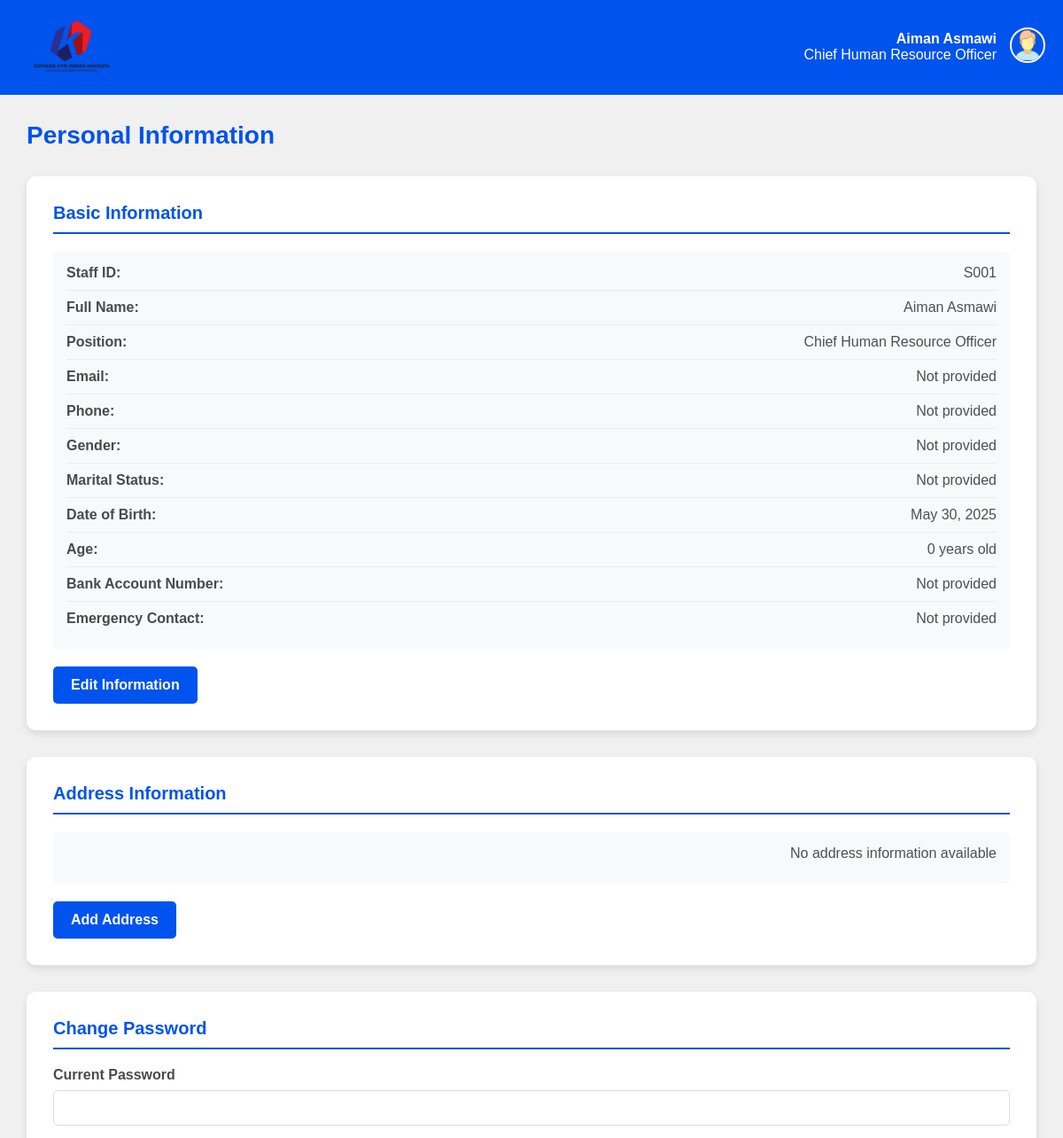
Before: /staff/personal-info/ (signed in, upper part) with the older database file.
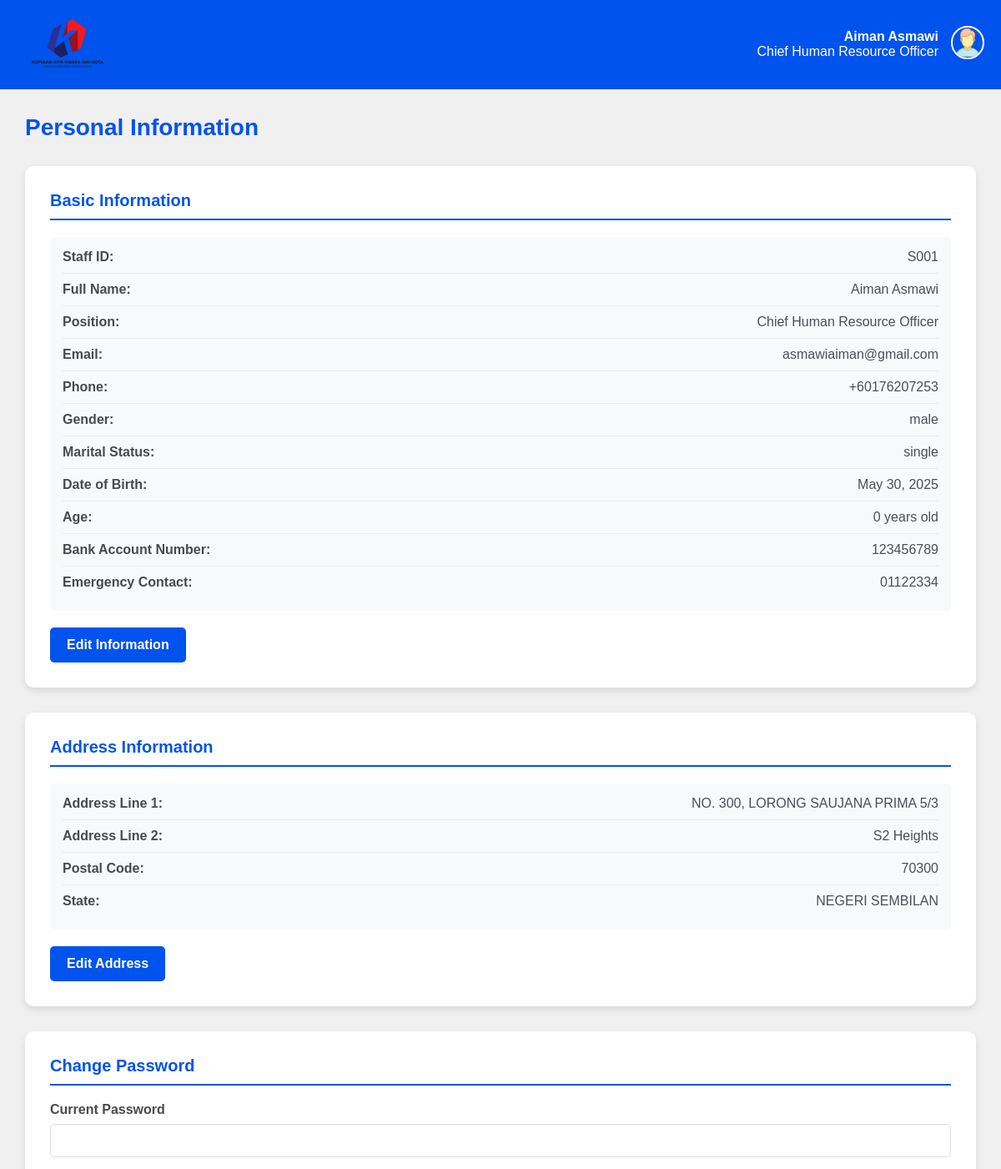
After: the same page with the newer database file.
### HRMS/models.py (models this page shows)
class STAFF(models.Model):
    id = models.TextField(primary_key=True, max_length=12)
    name = models.TextField(default='')
    position = models.TextField(default='')
    phone = models.TextField(default='')
    email = models.EmailField(default='')
    password = models.TextField(default='')
    STATUS = [
        ('',''),
        ('Married','married'),
        ('Single','single'),
    ]
    status = models.TextField(choices=STATUS, default='')
    GENDER = [
        ('',''),
        ('Male', 'male'),
        ('Female', 'female'),
    ]
    gender = models.TextField(choices=GENDER, default='')
    date_of_birth = models.DateField()
    @property
    def age(self):
        today = date.today()
        return today.year - self.date_of_birth.year
    bank_number = models.TextField(default='')
    emergency_contact = models.TextField(default='')

class ADDRESS(models.Model):
    id = models.AutoField(primary_key=True)
    address1 = models.TextField(default='')
    address2 = models.TextField(default='')
    poscode = models.IntegerField(default='')
    state = models.TextField(default='')
    staffid = models.ForeignKey(STAFF, on_delete=models.CASCADE)

### HRMS/views.py (the view, shortened to what this page needs)
# urls.py: path('staff/personal-info/', views.staff_personal_info, name='staff_personal_info'),
def staff_personal_info(request):
    if not request.session.get('user_type') == 'staff':
        request.session.flush()
        messages.error(request, "You do not have permission to view this page. Please login again")
        return redirect('login')
    try:
        staff_id = request.session.get('user_id')
        staff = STAFF.objects.get(id=staff_id)
        try:
            address = ADDRESS.objects.get(staffid=staff)
        except ADDRESS.DoesNotExist:
            address = None
        context = {
            'staff': staff,
            'address': address,
        }
        return render(request, 'staff/personal_info.html', context)
    except Exception as e:
        messages.error(request, f"An error occurred: {str(e)}")
        return redirect('staffmenu')

### HRMS/templates/staff/personal_info.html (shortened to what the changed rows need)
{% load static %}
<!DOCTYPE html>
<html lang="en">
<head>
</head>
<body>
    <header>
        <div class="header-right">
            <div class="user-info">
                <div><strong>{{ staff.name }}</strong></div>
                <div>{{ staff.position }}</div>
            </div>
        </div>
    </header>
    <main>
        <h1>Personal Information</h1>
        <div class="profile-container">
            <h2 class="section-title">Basic Information</h2>
            <div class="view-mode" id="basicInfoView">
                <div class="info-display">
                    <div class="info-row">
                        <span class="info-label">Staff ID:</span>
                        <span class="info-value">{{ staff.id }}</span>
                    </div>
                    <div class="info-row">
                        <span class="info-label">Full Name:</span>
                        <span class="info-value">{{ staff.name|default:"Not provided" }}</span>
                    </div>
                    <div class="info-row">
                        <span class="info-label">Position:</span>
                        <span class="info-value">{{ staff.position|default:"Not provided" }}</span>
                    </div>
                    <div class="info-row">
                        <span class="info-label">Email:</span>
                        <span class="info-value">{{ staff.email|default:"Not provided" }}</span>
                    </div>
                    <div class="info-row">
                        <span class="info-label">Phone:</span>
                        <span class="info-value">{{ staff.phone|default:"Not provided" }}</span>
                    </div>
                    <div class="info-row">
                        <span class="info-label">Gender:</span>
                        <span class="info-value">{{ staff.get_gender_display|default:"Not provided" }}</span>
                    </div>
                    <div class="info-row">
                        <span class="info-label">Marital Status:</span>
                        <span class="info-value">{{ staff.get_status_display|default:"Not provided" }}</span>
                    </div>
                    <div class="info-row">
                        <span class="info-label">Date of Birth:</span>
                        <span class="info-value">{{ staff.date_of_birth|date:"F d, Y"|default:"Not provided" }}</span>
                    </div>
                    <div class="info-row">
                        <span class="info-label">Age:</span>
                        <span class="info-value">{{ staff.age }} years old</span>
                    </div>
                    <div class="info-row">
                        <span class="info-label">Bank Account Number:</span>
                        <span class="info-value">{{ staff.bank_number|default:"Not provided" }}</span>
                    </div>
                    <div class="info-row">
                        <span class="info-label">Emergency Contact:</span>
                        <span class="info-value">{{ staff.emergency_contact|default:"Not provided" }}</span>
                    </div>
                </div>
            </div>
        </div>
        <div class="profile-container">
            <h2 class="section-title">Address Information</h2>
            <div class="view-mode" id="addressView">
                <div class="info-display">
                    {% if address %}
                    <div class="info-row">
                        <span class="info-label">Address Line 1:</span>
                        <span class="info-value">{{ address.address1|default:"Not provided" }}</span>
                    </div>
                    <div class="info-row">
                        <span class="info-label">Address Line 2:</span>
                        <span class="info-value">{{ address.address2|default:"Not provided" }}</span>
                    </div>
                    <div class="info-row">
                        <span class="info-label">Postal Code:</span>
                        <span class="info-value">{{ address.poscode|default:"Not provided" }}</span>
                    </div>
                    <div class="info-row">
                        <span class="info-label">State:</span>
                        <span class="info-value">{{ address.state|default:"Not provided" }}</span>
                    </div>
                    {% else %}
                    <div class="info-row">
                        <span class="info-value">No address information available</span>
                    </div>
                    {% endif %}
                </div>
                <button type="button" class="btn" onclick="enableEdit('address')">{% if address %}Edit Address{% else %}Add Address{% endif %}</button>
            </div>
        </div>
        <div class="profile-container">
            <h2 class="section-title">Change Password</h2>
        </div>
    </main>
</body>
</html>

Changed rows visible on the page:
changed STAFF "Aiman Asmawi": email "Not provided" → "asmawiaiman@gmail.com"; phone "Not provided" → "+60176207253"; gender "Not provided" → "male"; status "Not provided" → "single"; bank_number "Not provided" → "123456789"; emergency_contact "Not provided" → "01122334"
added ADDRESS: address1 "NO. 300, LORONG SAUJANA PRIMA 5/3", address2 "S2 Heights", poscode "70300", state "NEGERI SEMBILAN"
Other visible differences:
text no longer shown: "No address information available Add Address"
text now shown: "Address Line 1: Address Line 2: Postal Code: State: Edit Address"
